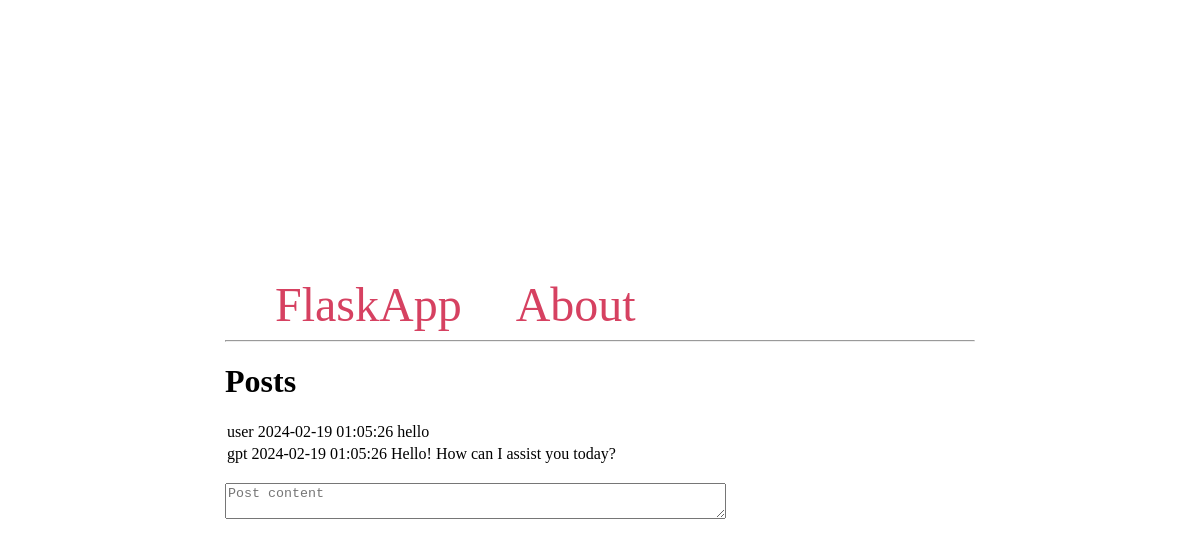
The page / on the database its author committed.
### tables this page shows
CREATE TABLE posts (
    id INTEGER PRIMARY KEY AUTOINCREMENT,
    created TIMESTAMP NOT NULL DEFAULT CURRENT_TIMESTAMP,
    content TEXT NOT NULL,
    role TEXT NOT NULL
);

### app.py (the view, shortened to what this page needs)
@app.route('/', methods=('GET', 'POST'))
def index():
    conn = get_db_connection()
    if request.method == 'GET':
        posts = conn.execute('SELECT * FROM posts').fetchall()
        conn.close()
        return render_template('index.html', posts=posts)

### app.py (called while the page is built)
def get_db_connection():
    conn = sqlite3.connect('database.db')
    conn.row_factory = sqlite3.Row
    return conn

### templates/index.html (shortened to what this page needs)
{% extends 'base.html' %}
{% block content %}
    <h1>{% block title %} Posts {% endblock %}</h1>
    {% for post in posts %}
        <div class='post'>
            <span>{{ post['role'] }}</span>
            <span>{{ post['created'] }}</span>
            <span>{{ post['content'] }}</span>
        </div>
    {% endfor %}
    <br>
    <form id="form" method="post">
        <textarea
           id="query"
           name="content"
           placeholder="Post content"
           rows="2"
           cols="60"
           autofocus
        >{{ request.form['content'] }}</textarea>
        <br>
    </form>
{% endblock %}

### templates/base.html (shortened to what this page needs)
<!DOCTYPE html>
<html lang="en">
    <head>
</head>
<body>
    <nav>
        <a href="{{ url_for('index') }}">FlaskApp</a>
        <a href="#">About</a>
    </nav>
    <hr>
    <div class="content">
        {% block content %} {% endblock %}
    </div>
</body>
</html>

### templates/base.html (style rules this page uses)
html, body { height: 100%; }
html { display: table; margin: auto; }
body { display: table-cell; vertical-align: middle; width: 750px; }
.post { padding: 2px; }
nav a { color: #d64161; font-size: 3em; margin-left: 50px; text-decoration: none; }

### rows shown on the page
posts: role "user", created "2024-02-19 01:05:26", content "hello"
posts: role "gpt", created "2024-02-19 01:05:26", content "Hello! How can I assist you today?"
